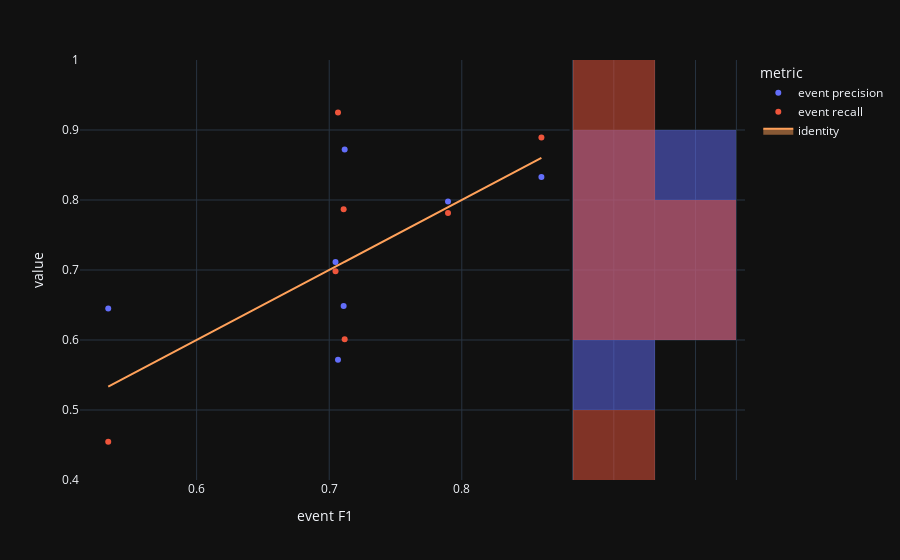

The notebook cell this image was saved under:
### Code cell
fig=px.scatter(visualTradeoff,x='event F1',y='value',color='metric', marginal_y="histogram")
fig.add_trace(
    go.Scatter(x=experimentModels_N2['eventF1'], y=experimentModels_N2['eventF1'], name="identity", mode='lines',fill="toself")
)
fig.show()

### Figure 1 — Plotly figure (JSON) as saved in the notebook; plotly's stock layout.template omitted (floating-point values rounded to 4 significant figures)
{"data": [{"hovertemplate": "metric=event precision<br>event F1=%{x}<br>value=%{y}<extra></extra>", "legendgroup": "event precision", "marker": {"color": "#636efa", "symbol": "circle"}, "mode": "markers", "name": "event precision", "orientation": "v", "showlegend": true, "x": [0.7117, 0.86, 0.7896, 0.7066, 0.7048, 0.7109, 0.5333], "xaxis": "x", "y": [0.8722, 0.8328, 0.7979, 0.5717, 0.7115, 0.6484, 0.6452], "yaxis": "y", "type": "scatter"}, {"alignmentgroup": "True", "bingroup": "y", "hovertemplate": "metric=event precision<br>value=%{y}<br>count=%{x}<extra></extra>", "legendgroup": "event precision", "marker": {"color": "#636efa"}, "name": "event precision", "offsetgroup": "event precision", "opacity": 0.5, "showlegend": false, "xaxis": "x2", "y": [0.8722, 0.8328, 0.7979, 0.5717, 0.7115, 0.6484, 0.6452], "yaxis": "y2", "type": "histogram"}, {"hovertemplate": "metric=event recall<br>event F1=%{x}<br>value=%{y}<extra></extra>", "legendgroup": "event recall", "marker": {"color": "#EF553B", "symbol": "circle"}, "mode": "markers", "name": "event recall", "orientation": "v", "showlegend": true, "x": [0.7117, 0.86, 0.7896, 0.7066, 0.7048, 0.7109, 0.5333], "xaxis": "x", "y": [0.601, 0.8892, 0.7815, 0.9248, 0.6981, 0.7867, 0.4545], "yaxis": "y", "type": "scatter"}, {"alignmentgroup": "True", "bingroup": "y", "hovertemplate": "metric=event recall<br>value=%{y}<br>count=%{x}<extra></extra>", "legendgroup": "event recall", "marker": {"color": "#EF553B"}, "name": "event recall", "offsetgroup": "event recall", "opacity": 0.5, "showlegend": false, "xaxis": "x2", "y": [0.601, 0.8892, 0.7815, 0.9248, 0.6981, 0.7867, 0.4545], "yaxis": "y2", "type": "histogram"}, {"fill": "toself", "mode": "lines", "name": "identity", "x": [0.7117, 0.86, 0.7896, 0.7066, 0.7048, 0.7109, 0.5333], "y": [0.7117, 0.86, 0.7896, 0.7066, 0.7048, 0.7109, 0.5333], "type": "scatter"}], "layout": {"xaxis": {"anchor": "y", "domain": [0.0, 0.7363], "title": {"text": "event F1"}}, "yaxis": {"anchor": "x", "domain": [0.0, 1.0], "title": {"text": "value"}}, "xaxis2": {"anchor": "y2", "domain": [0.7413, 1.0], "matches": "x2", "showticklabels": false, "showline": false, "ticks": "", "showgrid": true}, "yaxis2": {"anchor": "x2", "domain": [0.0, 1.0], "matches": "y", "showticklabels": false, "showgrid": true}, "legend": {"title": {"text": "metric"}, "tracegroupgap": 0}, "margin": {"t": 60}, "barmode": "overlay"}}
